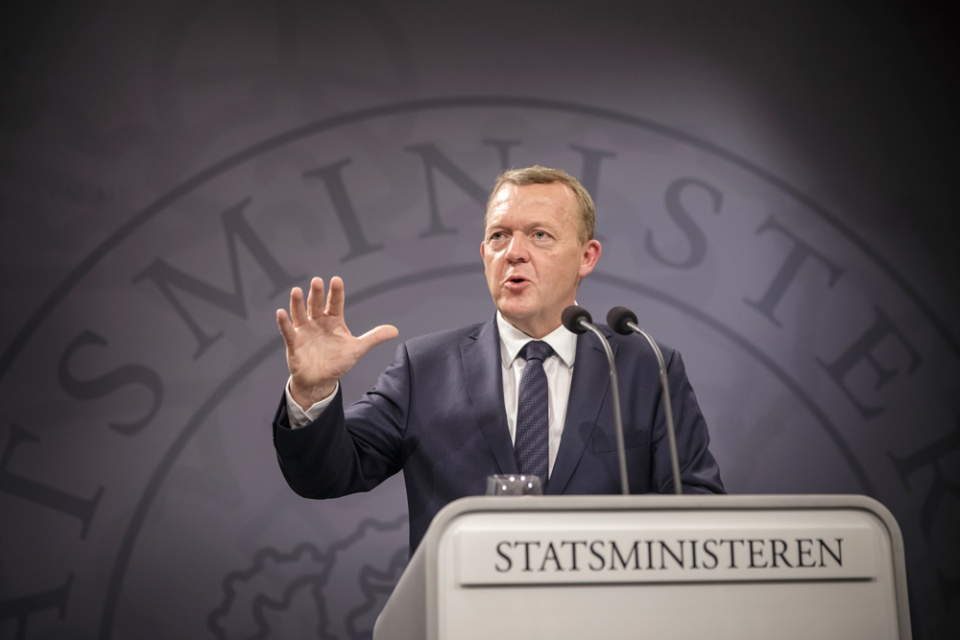
#> input picture data/lars.jpg, 960 x 640 px
$ jupyter execute --allow-errors Plots.ipynb   (shell and % lines are left out)
#> lines starting #> are read from the running program, lines starting #| are printed output that depends on the picture
#> further down, lars is the input picture: shape (640, 960, 3); mean R, G, B 86.8, 80, 84
### utils.py
import numpy as np
from sklearn.cluster import KMeans
from sklearn.utils import shuffle

# [51 lines left out: function mode, not called in this run]


def discretise(img, bins=10):
#> called with bins = 10
    image = img.copy()
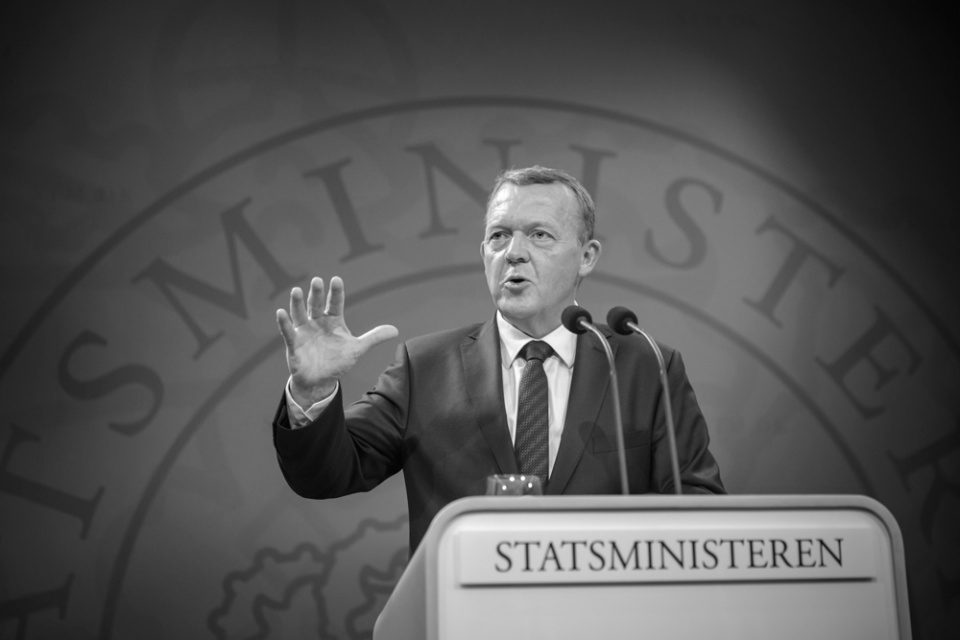
#> image: shape (640, 960) float64; min 0.00523, max 1, mean 0.328
    image = np.round(image * bins) / bins
    image[image < 1/bins] = 1/bins
#> image: shape (640, 960) float64; min 0.1, max 1, mean 0.33
    image[image > (1 - 1/bins)] = 1 - 1/bins
#> image: shape (640, 960) float64; min 0.1, max 0.9, mean 0.33
    return image


def kmeans_vq(img, bins=10):
#> called with bins = 10
    w, h = img.shape
#> w = 640; h = 960
    img_array = img.reshape((w*h, 1))

    sample = shuffle(img_array, random_state=0)[:1000]
#> sample = 1000 values, max 0.953 at index 172, min 0.0235 at index 759, mean 0.328
    kmeans = KMeans(n_clusters=bins, random_state=0).fit(sample)
    labels = kmeans.predict(img_array)

    image = np.zeros((w, h))
    label_idx = 0
    for i in range(w):
        for j in range(h):
            image[i][j] = kmeans.cluster_centers_[labels[label_idx]]
            label_idx += 1
#> after the loop, label_idx = 614400
    return image

### Plots.ipynb
[cell 1]
import numpy as np
import matplotlib.pyplot as plt
from skimage.io import imread

[cell 2]
from denoising import PottsMH, IsingMH
from utils import discretise, kmeans_vq

[cell 3]
lars = imread("data/lars.jpg")

### Plot of grayscale conversion and quantisation

[cell 4]
f, axarr = plt.subplots(1, 4, figsize=(20, 20))

axarr[0].imshow(lars)
axarr[0].set_title("Original")

axarr[1].imshow(np.mean(lars, 2), cmap="gray")
axarr[1].set_title("Grayscale")

axarr[2].imshow(discretise(np.mean(lars, 2)/255, 10), cmap="gray")
axarr[2].set_title("Nearest neighbour quantisation 10 bins")

axarr[3].imshow(kmeans_vq(np.mean(lars, 2)/255, 10), cmap="gray")
axarr[3].set_title("K-means quantisation 10 colours")

for i in range(4):
    axarr[i].axis('off')

plt.savefig("quantisation.png")
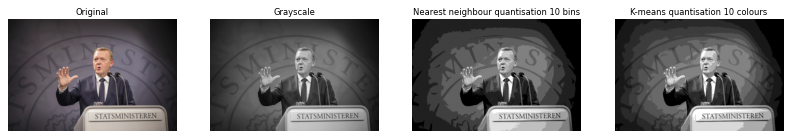
#> figure drawn by matplotlib, 4 panels

### Learning curve

[cell 5]
from skimage.util import random_noise

img = random_noise(np.mean(lars, 2)/255, "speckle")
plt.imshow(img, cmap="gray")

#> (a cell that did not finish here is left out)

#> (a cell that did not finish here is left out)

#> (a cell that did not finish here is left out)

[cell 9]
from skimage.measure import compare_mse
#> (the rest of this cell did not finish here and is left out)

[cell 10]
plt.style.use("ggplot")

#> (the rest of this cell did not finish here and is left out)

### MSE low

[cell 11]
from utils import mode

#> (the rest of this cell did not finish here and is left out)

[cell 12]
# Optimal value for MSE
compare_mse(discretise(img, 10), np.mean(lars, 2)/255)
#> in discretise (call 2), `image[image < 1/bins] = 1/bins`: image: shape (640, 960) float64; min 0.1, max 1, mean 0.329
#> in discretise (call 2), `image[image > (1 - 1/bins)] = 1 - 1/bins`: image: shape (640, 960) float64; min 0.1, max 0.9, mean 0.329
#> Out = 0.0022

[cell 13]
f, axarr = plt.subplots(1, 3, figsize=(20, 20))

original = np.mean(lars, 2)/255
noisy = discretise(img, 10)
#> (the rest of this cell did not finish here and is left out)

### Color image.

[cell 14]
noisy_lars = random_noise(lars, "speckle", var=0.04)

[cell 15]
r = noisy_lars[:, :, 0]
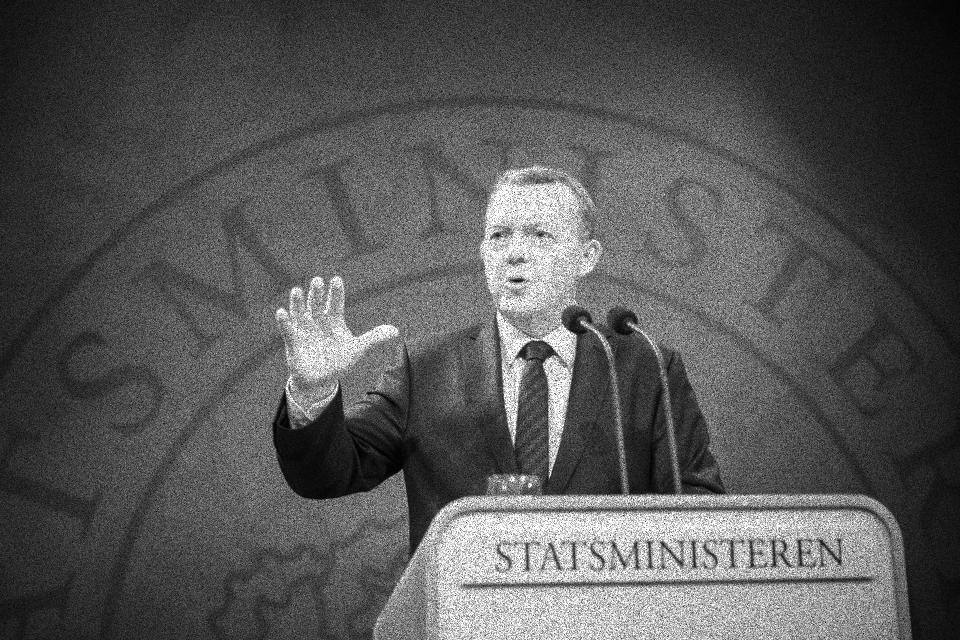
#> r: shape (640, 960) float64; min 0, max 1, mean 0.339
g = noisy_lars[:, :, 1]
b = noisy_lars[:, :, 2]
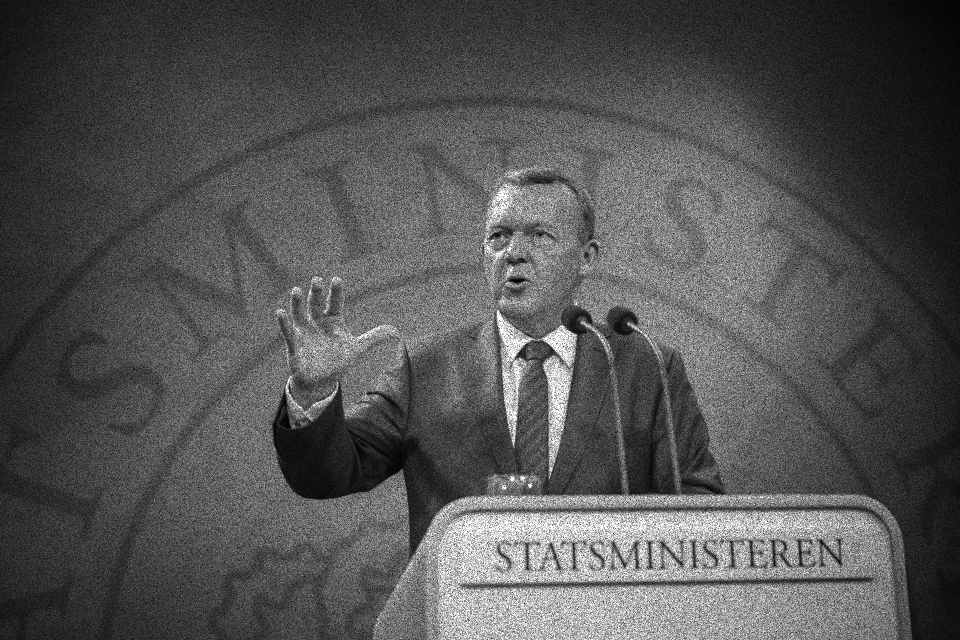
#> b: shape (640, 960) float64; min 0, max 1, mean 0.329

$ run again, with data/fig-sar.png saved as data/lars.jpg
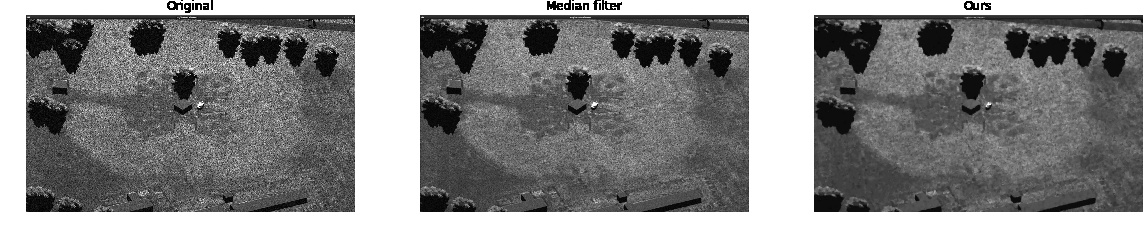
#> input picture data/fig-sar.png, 1145 x 229 px
#> lars is the input picture: shape (229, 1145, 3); min 0, max 255, mean 130.8
#> sample = 1000 values, max 1 at index 8, min 0 at index 208, mean 0.509
#> after the loop in kmeans_vq, `for i in range(w):`: label_idx = 262205
#> in discretise (call 2), `image = np.round(image * bins) / bins`:
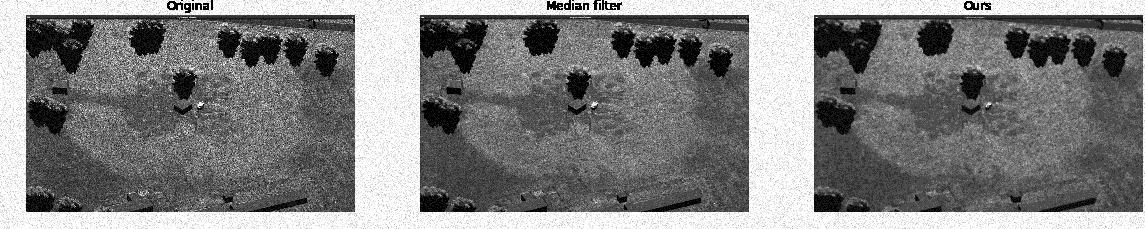
#> image: shape (229, 1145) float64; min 0, max 1, mean 0.503
#> Out = 0.00501
#> `b = noisy_lars[:, :, 2]`:
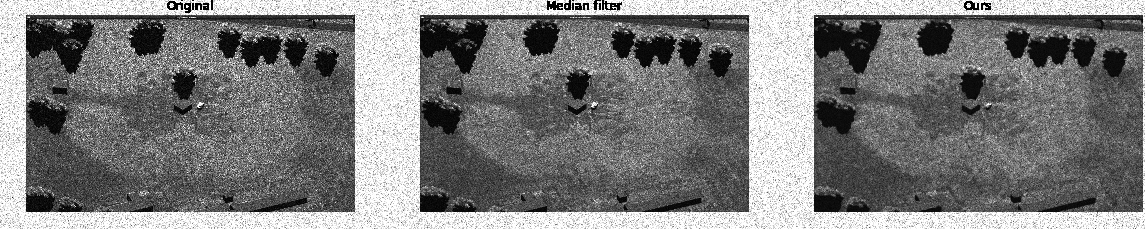
#> b: shape (229, 1145) float64; min 0, max 1, mean 0.493
